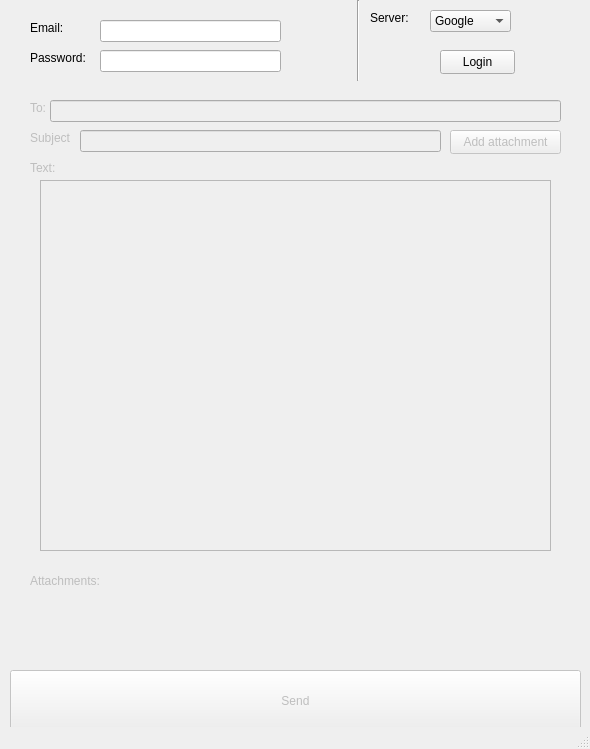
<?xml version="1.0" encoding="UTF-8"?>
<ui version="4.0">
 <class>MainWindow</class>
 <widget class="QMainWindow" name="MainWindow">
  <property name="geometry">
   <rect>
    <x>0</x>
    <y>0</y>
    <width>590</width>
    <height>749</height>
   </rect>
  </property>
  <property name="windowTitle">
   <string>MainWindow</string>
  </property>
  <widget class="QWidget" name="centralwidget">
   <widget class="Line" name="line_2">
    <property name="geometry">
     <rect>
      <x>350</x>
      <y>0</y>
      <width>16</width>
      <height>81</height>
     </rect>
    </property>
    <property name="orientation">
     <enum>Qt::Vertical</enum>
    </property>
   </widget>
   <widget class="QTextEdit" name="textfld">
    <property name="enabled">
     <bool>false</bool>
    </property>
    <property name="geometry">
     <rect>
      <x>40</x>
      <y>180</y>
      <width>511</width>
      <height>371</height>
     </rect>
    </property>
   </widget>
   <widget class="QLineEdit" name="subjectfld">
    <property name="enabled">
     <bool>false</bool>
    </property>
    <property name="geometry">
     <rect>
      <x>80</x>
      <y>130</y>
      <width>361</width>
      <height>22</height>
     </rect>
    </property>
   </widget>
   <widget class="QLabel" name="emaillbl">
    <property name="geometry">
     <rect>
      <x>30</x>
      <y>20</y>
      <width>41</width>
      <height>16</height>
     </rect>
    </property>
    <property name="text">
     <string>Email:</string>
    </property>
   </widget>
   <widget class="QLineEdit" name="pwdfld">
    <property name="geometry">
     <rect>
      <x>100</x>
      <y>50</y>
      <width>181</width>
      <height>22</height>
     </rect>
    </property>
    <property name="maxLength">
     <number>32</number>
    </property>
    <property name="echoMode">
     <enum>QLineEdit::Password</enum>
    </property>
   </widget>
   <widget class="QLineEdit" name="tofld">
    <property name="enabled">
     <bool>false</bool>
    </property>
    <property name="geometry">
     <rect>
      <x>50</x>
      <y>100</y>
      <width>511</width>
      <height>22</height>
     </rect>
    </property>
   </widget>
   <widget class="QLabel" name="subjectlbl">
    <property name="enabled">
     <bool>false</bool>
    </property>
    <property name="geometry">
     <rect>
      <x>30</x>
      <y>130</y>
      <width>41</width>
      <height>16</height>
     </rect>
    </property>
    <property name="text">
     <string>Subject:</string>
    </property>
   </widget>
   <widget class="QPushButton" name="loginbtn">
    <property name="geometry">
     <rect>
      <x>440</x>
      <y>50</y>
      <width>75</width>
      <height>24</height>
     </rect>
    </property>
    <property name="text">
     <string>Login</string>
    </property>
   </widget>
   <widget class="QLabel" name="textlbl">
    <property name="enabled">
     <bool>false</bool>
    </property>
    <property name="geometry">
     <rect>
      <x>30</x>
      <y>160</y>
      <width>49</width>
      <height>16</height>
     </rect>
    </property>
    <property name="text">
     <string>Text:</string>
    </property>
   </widget>
   <widget class="QPushButton" name="sendbtn">
    <property name="enabled">
     <bool>false</bool>
    </property>
    <property name="geometry">
     <rect>
      <x>10</x>
      <y>670</y>
      <width>571</width>
      <height>61</height>
     </rect>
    </property>
    <property name="text">
     <string>Send</string>
    </property>
   </widget>
   <widget class="QLabel" name="pwdlbl">
    <property name="geometry">
     <rect>
      <x>30</x>
      <y>50</y>
      <width>61</width>
      <height>16</height>
     </rect>
    </property>
    <property name="text">
     <string>Password:</string>
    </property>
   </widget>
   <widget class="QPushButton" name="attachmentbtn">
    <property name="enabled">
     <bool>false</bool>
    </property>
    <property name="geometry">
     <rect>
      <x>450</x>
      <y>130</y>
      <width>111</width>
      <height>24</height>
     </rect>
    </property>
    <property name="text">
     <string>Add attachment</string>
    </property>
   </widget>
   <widget class="QLabel" name="tolbl">
    <property name="enabled">
     <bool>false</bool>
    </property>
    <property name="geometry">
     <rect>
      <x>30</x>
      <y>100</y>
      <width>49</width>
      <height>16</height>
     </rect>
    </property>
    <property name="text">
     <string>To:</string>
    </property>
   </widget>
   <widget class="QLabel" name="attachmentlbl">
    <property name="enabled">
     <bool>false</bool>
    </property>
    <property name="geometry">
     <rect>
      <x>30</x>
      <y>560</y>
      <width>521</width>
      <height>41</height>
     </rect>
    </property>
    <property name="text">
     <string>Attachments:</string>
    </property>
    <property name="wordWrap">
     <bool>true</bool>
    </property>
   </widget>
   <widget class="QLineEdit" name="emailfld">
    <property name="geometry">
     <rect>
      <x>100</x>
      <y>20</y>
      <width>181</width>
      <height>22</height>
     </rect>
    </property>
    <property name="maxLength">
     <number>128</number>
    </property>
   </widget>
   <widget class="QLabel" name="serverlbl">
    <property name="geometry">
     <rect>
      <x>370</x>
      <y>10</y>
      <width>41</width>
      <height>16</height>
     </rect>
    </property>
    <property name="text">
     <string>Server:</string>
    </property>
   </widget>
   <widget class="QComboBox" name="serverbtn">
    <property name="geometry">
     <rect>
      <x>430</x>
      <y>10</y>
      <width>81</width>
      <height>22</height>
     </rect>
    </property>
    <property name="editable">
     <bool>false</bool>
    </property>
    <item>
     <property name="text">
      <string>Google</string>
     </property>
    </item>
    <item>
     <property name="text">
      <string>Outlook</string>
     </property>
    </item>
    <item>
     <property name="text">
      <string>Seznam</string>
     </property>
    </item>
    <item>
     <property name="text">
      <string>Yahoo</string>
     </property>
    </item>
   </widget>
  </widget>
  <widget class="QStatusBar" name="statusbar"/>
 </widget>
 <resources/>
 <connections/>
</ui>
